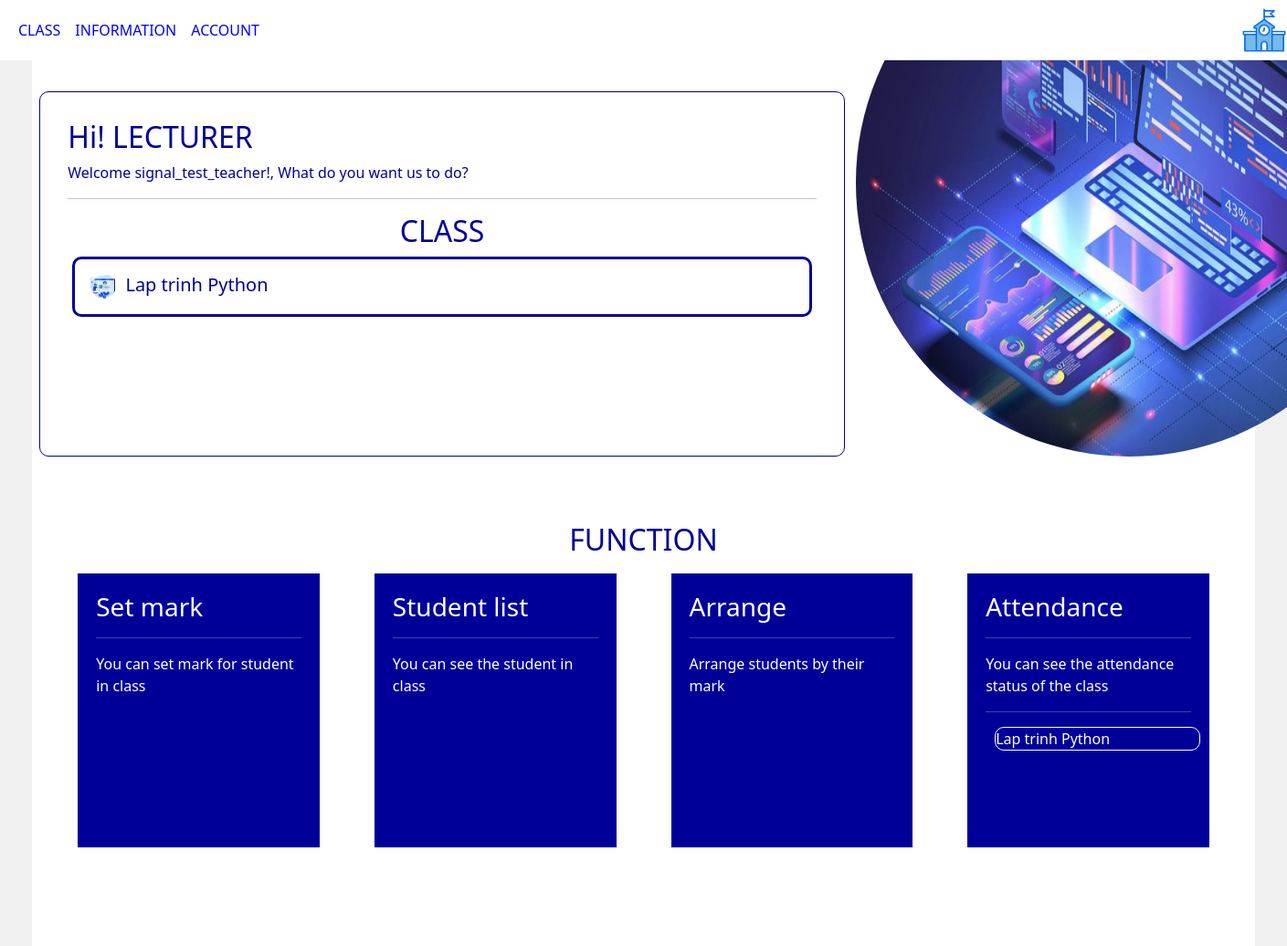
Before: /accountManagement/lecturer/1 (upper part) with the older database file.
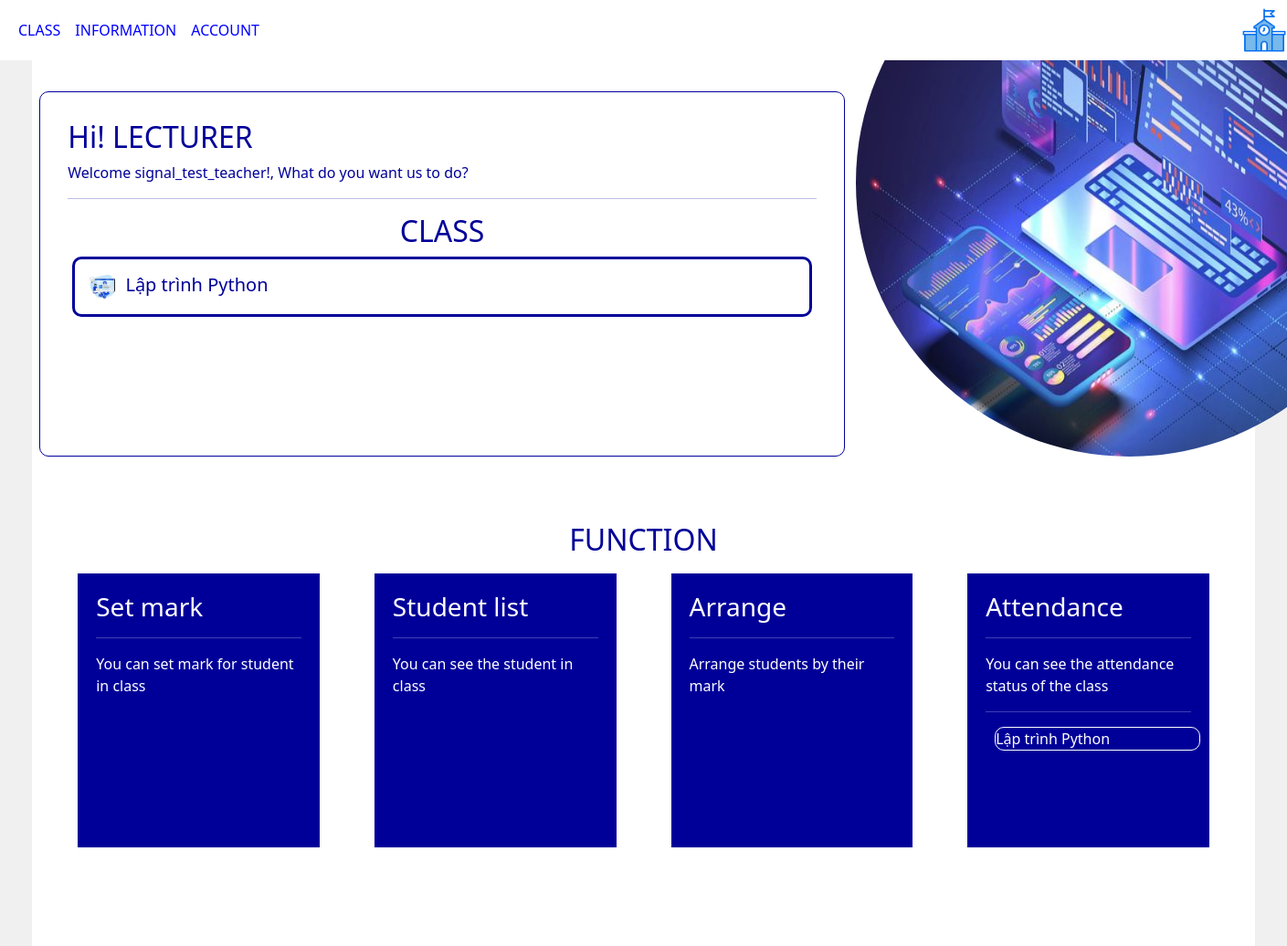
After: the same page with the newer database file.
### attendance/models.py (models this page shows, shortened)
class Class(models.Model):
    class_name = models.CharField(max_length=100, verbose_name="Lớp học")
    teacher = models.ForeignKey('Teacher', on_delete=models.SET_NULL, null=True, verbose_name="Giảng viên đứng lớp")
    start_date = models.DateField(default=datetime.now,verbose_name="Ngày bắt đầu")
    start_time = models.TimeField(null=True, verbose_name="Giờ học")
    def student_list(self):
        students_in_class = Student.objects.filter(class_name=self)
        return ', '.join([student.name for student in students_in_class])
    student_list.short_description = 'Danh sách sinh viên'

### attendance/views.py (the view, shortened to what this page needs)
# urls.py: path('accountManagement/<str:role>/<int:id>',views.getAccountManagement,name='accountManagement'),
def getAccountManagement(request,role,id):
    if role == 'student':
        user = Student.objects.get(id=id)
    elif role == 'lecturer':
        user = Teacher.objects.get(id=id)
        classes = Class.objects.filter(teacher=user)
    context = {
        'user': user,
        'classes': classes
    }
    return render(request, 'interface/AccountManagement.html', context)

### attendance/templates/interface/AccountManagement.html (shortened to what this page needs)
{% extends "page/interface_base.html" %}
{% load static %}
{% block sayhi %}
    {% if user.user.role == "Student" %}
        <h2>Hi! STUDENT</h2>
        <p>Welcome {{user.name}}!, What do you want us to do? </p>
        <hr>
        <h2 class="text-center">CLASS</h2>
        <a href="{% url 'AttendanceForStudent' user.id %}">
            <div class="class-list-item">
                <div class="icon-class"><img src="{% static 'attendance/icon1.jpg' %}" alt="" width="40px" height="40px"></div>
                <div class="link-class">Get Attendance</div>
            </div>
        </a>
        <a href="{% url 'Mark' user.id %}">
            <div class="class-list-item">
                <div class="icon-class"><img src="{% static 'attendance/icon1.jpg' %}" alt="" width="40px" height="40px"></div>
                <div class="link-class">Get Mark</div>
            </div>
        </a>
    {% else %}
        <h2>Hi! LECTURER</h2>
        <p>Welcome {{user.name}}!, What do you want us to do? </p>
        <hr>
        <h2 class="text-center">CLASS</h2>
        {% for class in classes %}
        <a href="{% url 'Class' class.id %}">
            <div class="class-list-item">
                <div class="icon-class"><img src="{% static 'attendance/icon1.jpg' %}" alt="" width="40px" height="40px"></div>
                <div class="link-class">{{class.class_name}}</div>
            </div>
        </a>
        {% endfor %}
    {% endif %}
{% endblock sayhi %}
{% block func %}
    {% if user.user.role == "Teacher" %}
    <br>
    <br>
    <br>
    <h2 class="text-center">FUNCTION</h2>
    <div class="func-table">
        <div class="func1">
            <h3>Set mark</h3>
            <hr>
            <p>You can set mark for student in class</p>
        </div>
        <div class="func2">
            <h3>Student list</h3>
            <hr>
            <p>You can see the student in class</p>
        </div>
        <div class="func3">
            <h3>Arrange</h3>
            <hr>
            <p>Arrange students by their mark</p>
        </div>
        <div class="func4">
            <h3>Attendance</h3>
            <hr>
            <p>You can see the attendance status of the class</p>
            <hr>
            {% for class in classes %}
                <a class="dropdown-item atd-list" href="{% url 'AttendanceList' class.id %}">
                    {{class.class_name}}
                </a>
            {% endfor %}
        </div>
    </div>
    {% endif %}
{% endblock func %}

Changed rows visible on the page:
changed Class: class_name "Lap trinh Python" → "Lập trình Python"
